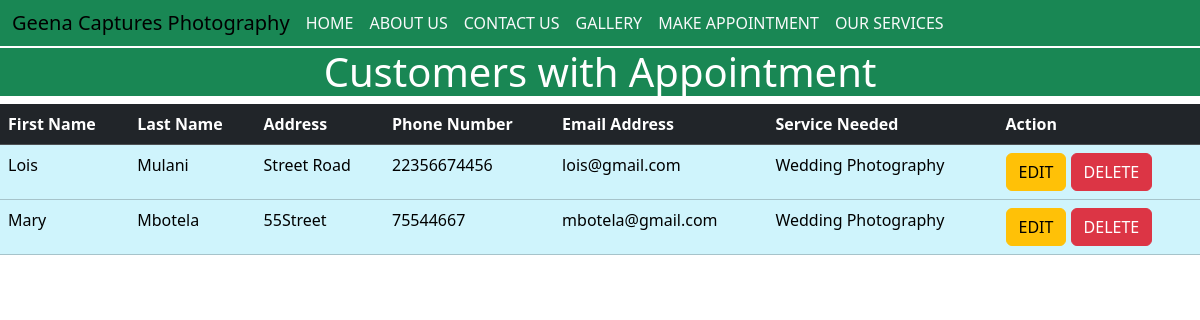
The app's page /customers/ with its own data.
### photographyapp/models.py (models this page shows, shortened)
class Customer(models.Model):
    firstname = models.CharField(max_length=50)
    lastname = models.CharField(max_length=50)
    address = models.CharField(max_length=50)
    phonenumber = models.IntegerField(default=0)
    email = models.EmailField()
    service = models.CharField(max_length=50)

### photographyapp/views.py (the view)
# urls.py: path('customers/', views.customer, name='customers'),
def customer(request):
    customers = Customer.objects.all()
    return render(request, 'customers.html', {'customers': customers})

### templates/customers.html (shortened to what this page needs)
<!doctype html>
<html lang="en">
<head>
    {% load static %}
    <link rel="stylesheet" href="{% static 'css/bootstrap.min.css' %}">
</head>
<body>
<header class="fixed-top bg-success">
    <div class="d-flex align-items-center">
<nav id="navbar" class="navbar navbar-default ">
    <div class="container-fluid">
        <div class="navbar-header">
            <a  class="navbar-brand me-3" href="" class="link-light">Geena Captures Photography</a>
        </div>
        <a class="nav-link scrollto me-3 link-light" href="{% url 'index' %}">HOME</a>
        <a class="nav-link scrollto me-3 link-light" href="{% url 'about' %}">ABOUT US</a>
        <a class="nav-link scrollto me-3 link-light" href="{% url 'contacts' %}">CONTACT US</a>
        <a class="nav-link scrollto me-3 link-light" href="{% url 'gallery' %}">GALLERY</a>
        <a class="nav-link scrollto me-3 link-light" href="{% url 'appointments' %}">MAKE APPOINTMENT</a>
        <a class="nav-link scrollto me-3 link-light" href="{% url 'services' %}">OUR SERVICES</a>
    </div>
</nav>
        </div>
</header>
<section>
<h1 class="text-center text-bg-success mt-5">Customers with Appointment</h1>
<table class="table table-info">
    <thead class="table-dark">
    <tr>
        <th>First Name</th>
        <th>Last Name</th>
        <th>Address</th>
        <th>Phone Number</th>
        <th>Email Address</th>
        <th>Service Needed</th>
        <th>Action</th>
    </tr>
    </thead>
    <tbody>
    {% for customer in customers %}
    <tr>
        <td>{{ customer.firstname }}</td>
        <td>{{ customer.lastname }}</td>
        <td>{{ customer.address }}</td>
        <td>{{ customer.phonenumber }}</td>
        <td>{{ customer.email }}</td>
        <td>{{ customer.service}}</td>
        <td>
            <a href="/edit/{{ customer.id }}" class="btn btn-warning">EDIT</a>
            <a href="/delete/{{ customer.id }}" class="btn btn-danger">DELETE</a>
        </td>
    </tr>
    {% endfor %}
    </tbody>
</table>
</section>
</body>
</html>

### records on screen
Customer: firstname "Lois", lastname "Mulani", address "Street Road", phonenumber "22356674456", email "lois@gmail.com", service "Wedding Photography"
Customer: firstname "Mary", lastname "Mbotela", address "55Street", phonenumber "75544667", email "mbotela@gmail.com", service "Wedding Photography"
